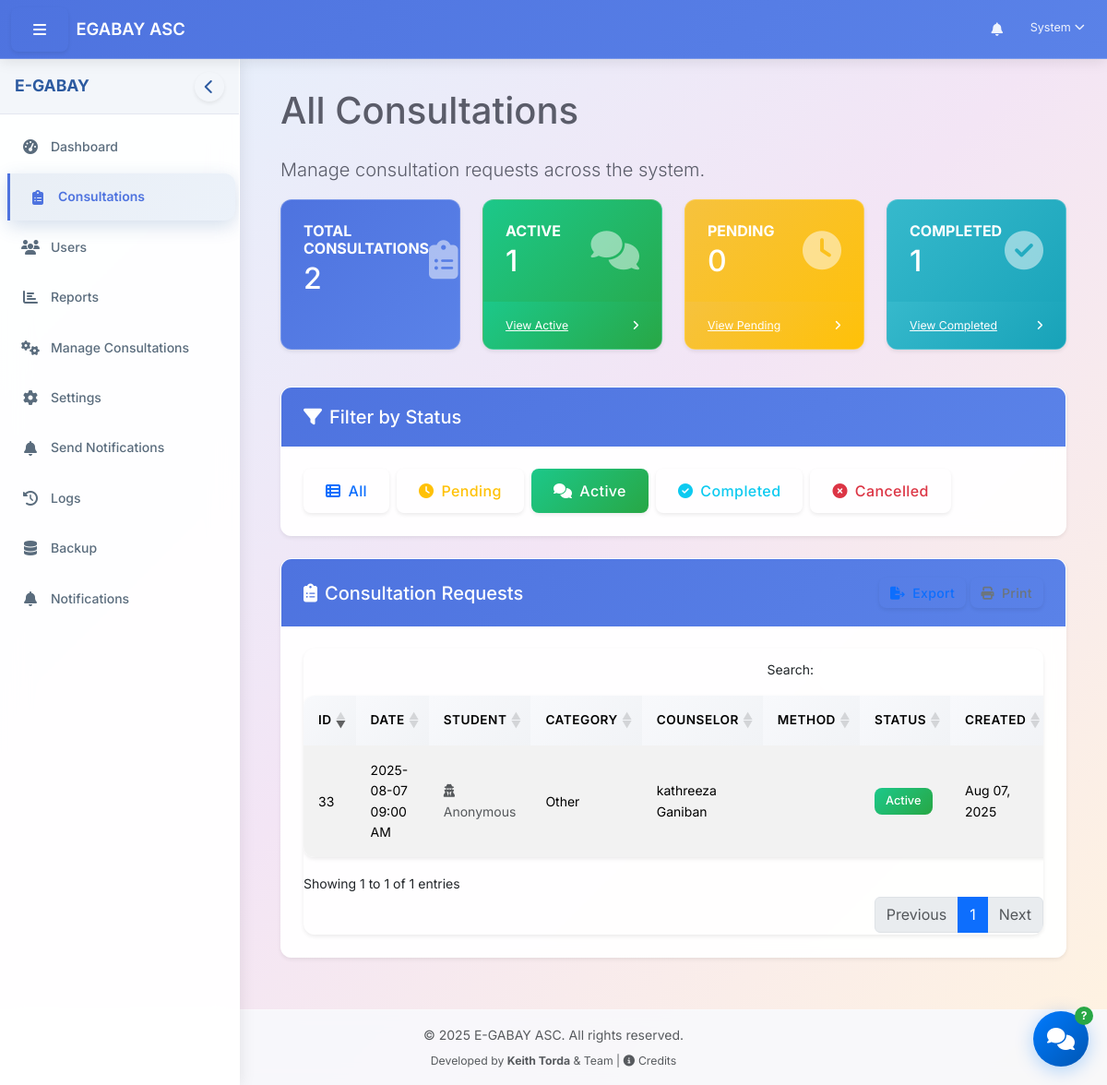
The app's page /dashboard/admin/consultations.php?status=live (signed in) with its own data.
### tables this page shows
CREATE TABLE `consultation_requests` (
  `id` int(11) NOT NULL AUTO_INCREMENT,
  `student_id` int(11) NOT NULL,
  `counselor_id` int(11) DEFAULT NULL,
  `issue_description` text NOT NULL,
  `issue_category` varchar(100) DEFAULT NULL,
  `preferred_date` date NOT NULL,
  `preferred_time` time NOT NULL,
  `communication_method` enum('in_person','phone','video','email','chat','voice') NOT NULL,
  `is_anonymous` tinyint(1) NOT NULL DEFAULT 0,
  `status` enum('pending','live','completed','cancelled') NOT NULL DEFAULT 'pending',
  `counselor_notes` text DEFAULT NULL,
  `created_at` timestamp NOT NULL DEFAULT current_timestamp(),
  `updated_at` timestamp NOT NULL DEFAULT current_timestamp() ON UPDATE current_timestamp(),
  PRIMARY KEY (`id`),
  KEY `idx_consultation_requests_student` (`student_id`),
  KEY `idx_consultation_requests_counselor` (`counselor_id`),
  KEY `idx_consultation_status` (`status`),
  KEY `idx_consultation_student` (`student_id`),
  KEY `idx_consultation_counselor` (`counselor_id`),
  KEY `idx_consultation_date` (`created_at`),
  CONSTRAINT `consultation_requests_ibfk_1` FOREIGN KEY (`student_id`) REFERENCES `users` (`user_id`) ON DELETE CASCADE,
  CONSTRAINT `consultation_requests_ibfk_2` FOREIGN KEY (`counselor_id`) REFERENCES `users` (`user_id`) ON DELETE CASCADE
);

CREATE TABLE `users` (
  `user_id` int(11) NOT NULL AUTO_INCREMENT,
  `username` varchar(50) NOT NULL,
  `password` varchar(255) NOT NULL,
  `first_name` varchar(100) NOT NULL,
  `last_name` varchar(100) NOT NULL,
  `email` varchar(100) NOT NULL,
  `role_id` int(11) NOT NULL,
  `is_active` tinyint(1) DEFAULT 1,
  `last_login` datetime DEFAULT NULL,
  `created_at` timestamp NOT NULL DEFAULT current_timestamp(),
  `updated_at` timestamp NOT NULL DEFAULT current_timestamp() ON UPDATE current_timestamp(),
  `profile_picture` varchar(255) DEFAULT NULL,
  `verification_token` varchar(64) DEFAULT NULL,
  `is_verified` tinyint(1) NOT NULL DEFAULT 0,
  PRIMARY KEY (`user_id`),
  UNIQUE KEY `username` (`username`),
  UNIQUE KEY `email` (`email`),
  KEY `idx_users_role` (`role_id`),
  KEY `idx_users_username_fast` (`username`),
  KEY `idx_users_email_fast` (`email`),
  KEY `idx_users_verification_token` (`verification_token`),
  KEY `idx_users_active_verified` (`is_active`,`is_verified`),
  CONSTRAINT `users_ibfk_1` FOREIGN KEY (`role_id`) REFERENCES `roles` (`role_id`)
);

### classes/Consultation.php (called while the page is built, shortened)
<?php
class Consultation {
    private $conn;
    private $table = "consultation_requests";
    public function __construct($db) {
        $this->conn = $db;
    }
    public function getStatistics() {
        $query = "SELECT
                  COUNT(*) as total_consultations,
                  SUM(CASE WHEN status = 'pending' THEN 1 ELSE 0 END) as pending_consultations,
                  SUM(CASE WHEN status = 'live' THEN 1 ELSE 0 END) as active_consultations,
                  SUM(CASE WHEN status = 'completed' THEN 1 ELSE 0 END) as completed_consultations,
                  SUM(CASE WHEN status = 'cancelled' THEN 1 ELSE 0 END) as cancelled_consultations
                  FROM " . $this->table;
        $stmt = $this->conn->prepare($query);
        $stmt->execute();
        $result = $stmt->fetch(PDO::FETCH_ASSOC);
        $defaults = [
            'total_consultations' => 0,
            'pending_consultations' => 0,
            'active_consultations' => 0,
            'completed_consultations' => 0,
            'cancelled_consultations' => 0
        ];
        return array_merge($defaults, $result ? $result : []);
    }
}
?>

### includes/utility.php (called while the page is built, shortened)
<?php
function formatDate($date, $format = 'Y-m-d') {
    try {
        $dateTime = new DateTime($date, new DateTimeZone('UTC'));
        $dateTime->setTimezone(new DateTimeZone('Asia/Manila'));
        return $dateTime->format($format);
    } catch (Exception $e) {
        $timestamp = strtotime($date);
        if ($timestamp === false) return '';
        return date($format, $timestamp);
    }
}
function formatTime($time, $format = 'h:i A') {
    try {
        $dateTime = new DateTime($time, new DateTimeZone('Asia/Manila'));
        return $dateTime->format($format);
    } catch (Exception $e) {
        date_default_timezone_set('Asia/Manila');
        $timestamp = strtotime($time);
        if ($timestamp === false) return '';
        return date($format, $timestamp);
    }
}
?>

### dashboard/admin/consultations.php (the view, shortened to what this page needs)
<?php
require_once __DIR__ . '/../../includes/path_fix.php';
require_once $base_path . '/config/config.php';
require_once $base_path . '/classes/Auth.php';
require_once $base_path . '/classes/Consultation.php';
$database = new Database();
$db = $database->getConnection();
$consultation = new Consultation($db);
$status_filter = isset($_GET['status']) ? $_GET['status'] : '';
$consultation_stats = $consultation->getStatistics();
$query = "SELECT cr.*,
          u1.first_name as student_first_name, u1.last_name as student_last_name,
          u2.first_name as counselor_first_name, u2.last_name as counselor_last_name
          FROM consultation_requests cr
          JOIN users u1 ON cr.student_id = u1.user_id
          LEFT JOIN users u2 ON cr.counselor_id = u2.user_id";
if (!empty($status_filter)) {
    $query .= " WHERE cr.status = :status";
}
$query .= " ORDER BY cr.created_at DESC";
$stmt = $db->prepare($query);
if (!empty($status_filter)) {
    $stmt->bindParam(':status', $status_filter);
}
$stmt->execute();
$consultations = $stmt->fetchAll(PDO::FETCH_ASSOC);
include_once $base_path . '/includes/header.php';
?>
<div class="row">
    <div class="col-12">
        <h1 class="mb-4">All Consultations</h1>
        <p class="lead">Manage consultation requests across the system.</p>
    </div>
</div>
<div class="row mb-4">
    <div class="col-xl-3 col-md-6 mb-3">
        <div class="card bg-primary text-white h-100">
            <div class="card-body">
                <div class="d-flex justify-content-between align-items-center">
                    <div>
                        <h6 class="text-uppercase fw-bold mb-1">Total Consultations</h6>
                        <h2 class="mb-0"><?php echo $consultation_stats['total_consultations']; ?></h2>
                    </div>
                    <div>
                        <i class="fas fa-clipboard-list fa-3x opacity-50"></i>
                    </div>
                </div>
            </div>
        </div>
    </div>
    <div class="col-xl-3 col-md-6 mb-3">
        <div class="card bg-success text-white h-100">
            <div class="card-body">
                <div class="d-flex justify-content-between align-items-center">
                    <div>
                        <h6 class="text-uppercase fw-bold mb-1">Active</h6>
                        <h2 class="mb-0"><?php echo $consultation_stats['active_consultations']; ?></h2>
                    </div>
                    <div>
                        <i class="fas fa-comments fa-3x opacity-50"></i>
                    </div>
                </div>
            </div>
            <div class="card-footer d-flex align-items-center justify-content-between bg-success bg-opacity-75">
                <a class="small text-white stretched-link" href="?status=live">View Active</a>
                <div class="small text-white"><i class="fas fa-angle-right"></i></div>
            </div>
        </div>
    </div>
    <div class="col-xl-3 col-md-6 mb-3">
        <div class="card bg-warning text-white h-100">
            <div class="card-body">
                <div class="d-flex justify-content-between align-items-center">
                    <div>
                        <h6 class="text-uppercase fw-bold mb-1">Pending</h6>
                        <h2 class="mb-0"><?php echo $consultation_stats['pending_consultations']; ?></h2>
                    </div>
                    <div>
                        <i class="fas fa-clock fa-3x opacity-50"></i>
                    </div>
                </div>
            </div>
            <div class="card-footer d-flex align-items-center justify-content-between bg-warning bg-opacity-75">
                <a class="small text-white stretched-link" href="?status=pending">View Pending</a>
                <div class="small text-white"><i class="fas fa-angle-right"></i></div>
            </div>
        </div>
    </div>
    <div class="col-xl-3 col-md-6 mb-3">
        <div class="card bg-info text-white h-100">
            <div class="card-body">
                <div class="d-flex justify-content-between align-items-center">
                    <div>
                        <h6 class="text-uppercase fw-bold mb-1">Completed</h6>
                        <h2 class="mb-0"><?php echo $consultation_stats['completed_consultations']; ?></h2>
                    </div>
                    <div>
                        <i class="fas fa-check-circle fa-3x opacity-50"></i>
                    </div>
                </div>
            </div>
            <div class="card-footer d-flex align-items-center justify-content-between bg-info bg-opacity-75">
                <a class="small text-white stretched-link" href="?status=completed">View Completed</a>
                <div class="small text-white"><i class="fas fa-angle-right"></i></div>
            </div>
        </div>
    </div>
</div>
<div class="row mb-4">
    <div class="col-12">
        <div class="card shadow-sm">
            <div class="card-header bg-light">
                <h5 class="card-title mb-0"><i class="fas fa-filter me-2"></i>Filter by Status</h5>
            </div>
            <div class="card-body">
                <div class="d-flex flex-wrap gap-2">
                    <a href="<?php echo $_SERVER['PHP_SELF']; ?>" class="btn <?php echo empty($status_filter) ? 'btn-primary' : 'btn-outline-primary'; ?>">
                        <i class="fas fa-th-list me-2"></i>All
                    </a>
                    <a href="<?php echo $_SERVER['PHP_SELF']; ?>?status=pending" class="btn <?php echo $status_filter === 'pending' ? 'btn-warning' : 'btn-outline-warning'; ?>">
                        <i class="fas fa-clock me-2"></i>Pending
                    </a>
                    <a href="<?php echo $_SERVER['PHP_SELF']; ?>?status=live" class="btn <?php echo $status_filter === 'live' ? 'btn-success' : 'btn-outline-success'; ?>">
                        <i class="fas fa-comments me-2"></i>Active
                    </a>
                    <a href="<?php echo $_SERVER['PHP_SELF']; ?>?status=completed" class="btn <?php echo $status_filter === 'completed' ? 'btn-info' : 'btn-outline-info'; ?>">
                        <i class="fas fa-check-circle me-2"></i>Completed
                    </a>
                    <a href="<?php echo $_SERVER['PHP_SELF']; ?>?status=cancelled" class="btn <?php echo $status_filter === 'cancelled' ? 'btn-danger' : 'btn-outline-danger'; ?>">
                        <i class="fas fa-times-circle me-2"></i>Cancelled
                    </a>
                </div>
            </div>
        </div>
    </div>
</div>
<div class="card shadow-sm mb-4">
    <div class="card-header bg-light d-flex justify-content-between align-items-center">
        <h5 class="card-title mb-0"><i class="fas fa-clipboard-list me-2"></i>Consultation Requests</h5>
        <?php if (!empty($consultations)): ?>
            <div>
                <button type="button" class="btn btn-sm btn-outline-primary" id="exportBtn">
                    <i class="fas fa-file-export me-1"></i> Export
                </button>
                <button type="button" class="btn btn-sm btn-outline-secondary" id="printBtn">
                    <i class="fas fa-print me-1"></i> Print
                </button>
            </div>
        <?php endif; ?>
    </div>
    <div class="card-body">
        <?php if (empty($consultations)): ?>
            <div class="text-center py-5">
                <i class="fas fa-clipboard-list fa-4x text-muted mb-3"></i>
                <p class="lead text-muted">No consultations found<?php echo !empty($status_filter) ? ' with status "' . ucfirst($status_filter) . '"' : ''; ?>.</p>
                <?php if (!empty($status_filter)): ?>
                    <a href="<?php echo $_SERVER['PHP_SELF']; ?>" class="btn btn-primary">
                        <i class="fas fa-th-list me-2"></i>View All Consultations
                    </a>
                <?php else: ?>
                    <p class="text-muted">Add new consultations through the student portal.</p>
                <?php endif; ?>
            </div>
        <?php else: ?>
            <div class="table-responsive">
                <table class="table table-striped table-hover" id="consultationsTable">
                    <thead class="table-light">
                        <tr>
                            <th>ID</th>
                            <th>Date</th>
                            <th>Student</th>
                            <th>Category</th>
                            <th>Counselor</th>
                            <th>Method</th>
                            <th>Status</th>
                            <th>Created</th>
                        </tr>
                    </thead>
                    <tbody>
                        <?php foreach ($consultations as $consultation): ?>
                            <tr>
                                <td><?php echo $consultation['id']; ?></td>
                                <td><?php echo formatDate($consultation['preferred_date']) . ' ' . formatTime($consultation['preferred_time']); ?></td>
                                <td>
                                    <?php
                                    if (!empty($consultation['is_anonymous']) && $consultation['is_anonymous'] == 1) {
                                        echo '<span class="text-muted"><i class="fas fa-user-secret me-1"></i>Anonymous</span>';
                                    } else {
                                        echo $consultation['student_first_name'] . ' ' . $consultation['student_last_name'];
                                    }
                                    ?>
                                </td>
                                <td>
                                    <?php echo !empty($consultation['issue_category']) ? $consultation['issue_category'] : '<span class="text-muted">Uncategorized</span>'; ?>
                                </td>
                                <td>
                                    <?php
                                    if ($consultation['counselor_id']) {
                                        echo $consultation['counselor_first_name'] . ' ' . $consultation['counselor_last_name'];
                                    } else {
                                        echo '<span class="text-muted"><i class="fas fa-user-plus me-1"></i>Not Assigned</span>';
                                    }
                                    ?>
                                </td>
                                <td><?php echo ucfirst(str_replace('_', ' ', $consultation['communication_method'])); ?></td>
                                <td>
                                    <?php
                                    switch ($consultation['status']) {
                                        case 'live':
                                            echo '<span class="badge bg-success">Active</span>';
                                            break;
                                    }
                                    ?>
                                </td>
                                <td><?php echo formatDate($consultation['created_at'], 'M d, Y'); ?></td>
                            </tr>
                        <?php endforeach; ?>
                    </tbody>
                </table>
            </div>
        <?php endif; ?>
    </div>
</div>
<?php
include_once $base_path . '/includes/footer.php';
?>

### records on screen
consultation_requests: id "33", preferred_date "2025-08-07", preferred_time "09:00 AM", is_anonymous 1 (drawn), issue_category "Other", counselor.first_name "kathreeza", counselor.last_name "Ganiban", status "Active", created_at "Aug 07, 2025"

### other values on screen
$_SESSION['first_name'] "System"
$consultation_stats['total_consultations'] "2"
$consultation_stats['active_consultations'] "1"
$consultation_stats['pending_consultations'] "0"
$consultation_stats['completed_consultations'] "1"
